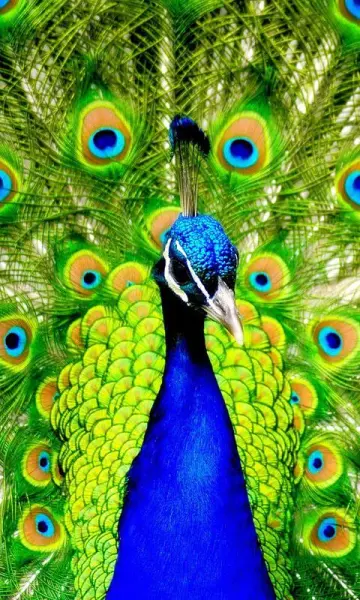
#> input picture References/epaper/ePaperDisplay.py/pictures/test.webp, 360 x 600 px
$ python -i color_epd_converter.py   (imports and definitions only)
#> lines starting #> are read from the running program, lines starting #| are printed output that depends on the picture
#> further down, picture is the input picture: PIL image 360x600 RGB; mean R, G, B 95.4, 137.9, 63.4
#!/usr/bin/env python
import os
import logging
from PIL import Image
import argparse

cwd = os.path.abspath(os.path.dirname(__file__))
logger = logging.getLogger(__name__)
# Add supported image format as necessary: https://pillow.readthedocs.io/en/stable/handbook/image-file-formats.html
file_extensions = ['jpg', 'jpeg', 'gif', 'png', 'bmp']


def convert(image, orientation="portrait", width=480, height=800, crop_image=False, crop_x1=0, crop_y1=0, crop_x2=480,
            crop_y2=800):
#> called with orientation = 'portrait', width = 480, height = 800, crop_image = False, crop_x1 = 0, crop_y1 = 0, crop_x2 = 480, crop_y2 = 800
    try:
        if orientation == "landscape":
            width, height = height, width
        elif orientation != "portrait":
            raise TypeError("Incorrectly specified orientation. Must be \"landscape\" or \"portrait\".")
        image_size = (width, height)

        if crop_image:
            image = image.crop([crop_x1, crop_y1, crop_x2, crop_y2])

        image = image.resize(image_size, resample=Image.Resampling.LANCZOS)

        palette = [0, 0, 0,  # black
                   255, 255, 255,  # white
                   0, 255, 0,  # green
                   0, 0, 255,  # blue
                   255, 0, 0,  # red
                   255, 255, 0,  # yellow
                   255, 128, 0]  # orange

        seven_color_palette = Image.new("P", image_size)
#> seven_color_palette: PIL image 480x800 P; every value is 0
        seven_color_palette.putpalette(palette)
        image = image.quantize(palette=seven_color_palette, dither=Image.Dither.FLOYDSTEINBERG)
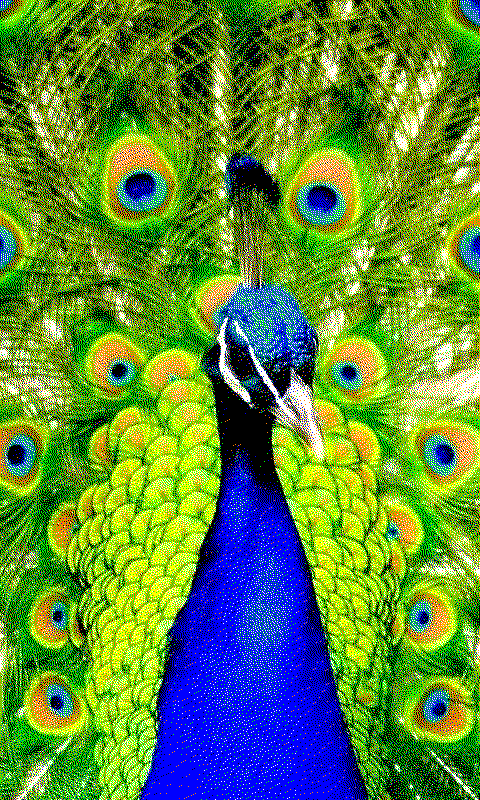
#> image: PIL image 480x800 P; mean R, G, B 96.5, 137.4, 61.9
        image = image.convert(colors=24)

        return image
    except IOError as err:
        logger.exception(err)
    except KeyboardInterrupt as err:
        logger.exception(err)
        exit()
    except TypeError as err:
        logger.exception(err)
        exit()


# [84 lines not run here, left out]

>>> from PIL import Image
>>> picture = Image.open('pictures/test.webp')
>>> result = convert(picture)
